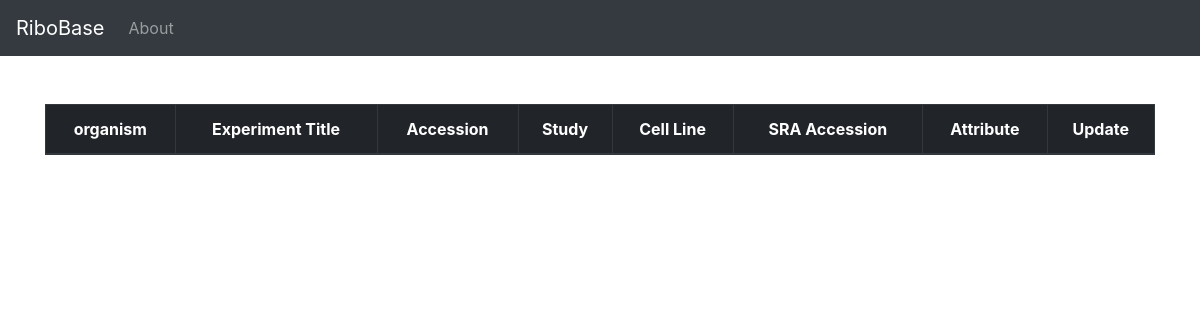
Before: /DataSearchPage/17 with the older database file.
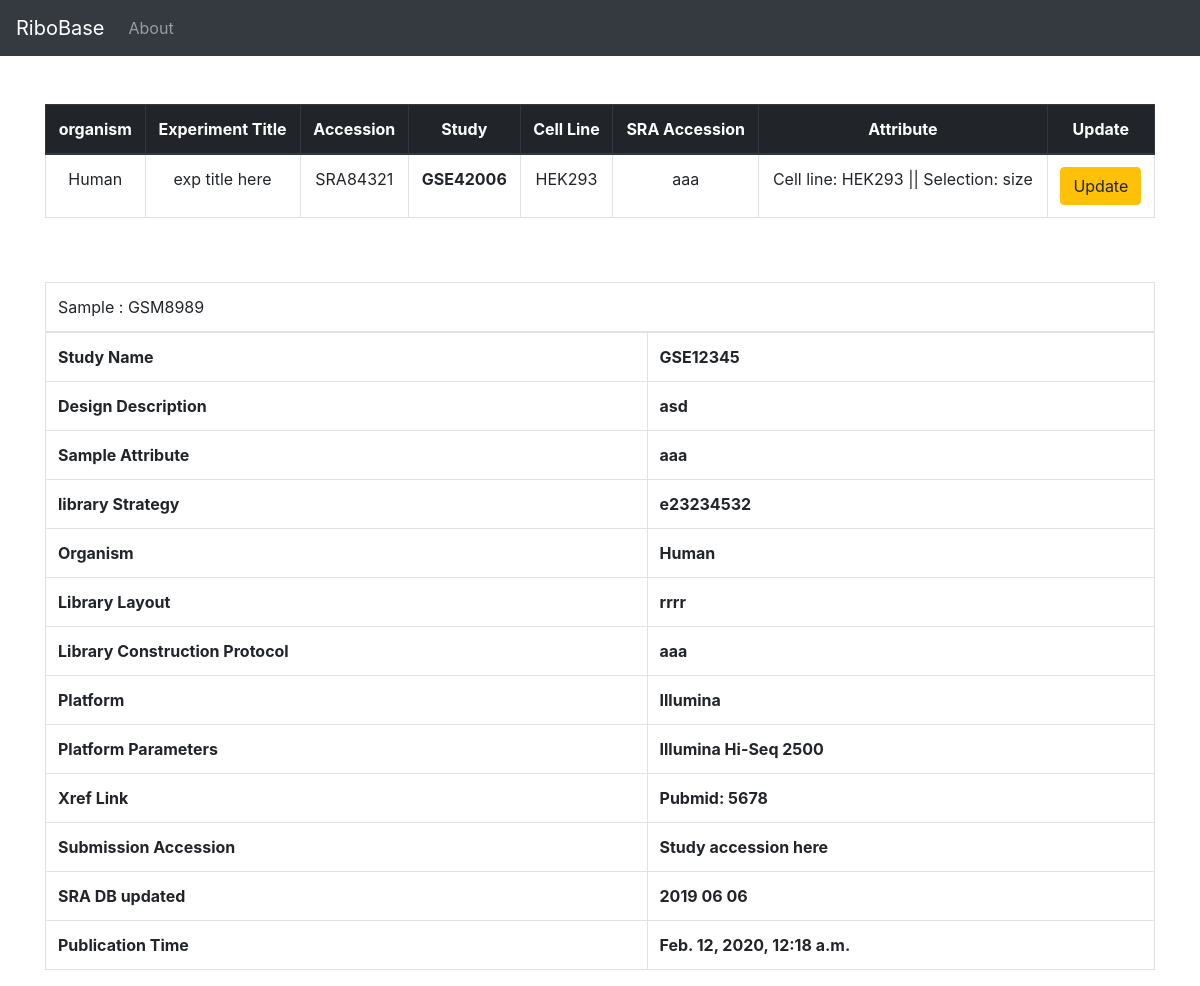
After: the same page with the newer database file.
### project/models.py (models this page shows, shortened)
class Experiment(models.Model):
    study = models.ForeignKey('Study',blank = False,on_delete = models.CASCADE,related_name="experiment")
    experiment_alias = models.CharField(max_length = 200,unique = True,blank = False)
    experiment_accession = models.CharField(max_length = 200,unique = True,blank = False)
    experiment_title = models.CharField(max_length = 200,blank = False)
    study_name = models.CharField(max_length = 200,blank = False)
    design_description = models.TextField(max_length = 200,blank = True)
    sample_accession = models.CharField(max_length = 200,blank = True)
    sample_attribute = models.TextField(max_length = 200,blank = True)
    library_strategy = models.CharField(max_length = 200,blank = True)
    library_layout = models.CharField(max_length = 200,blank = True)
    library_construction_protocol = models.TextField(max_length = 200,blank = True)
    platform = models.CharField(max_length = 200,blank = False)
    platform_parameters = models.CharField(max_length = 200,blank = False)
    xref_link = models.CharField(max_length = 200,blank = False)
    experiment_attribute = models.CharField(max_length = 200,blank = False)
    submission_accession = models.CharField(max_length = 200,blank = False)
    sradb_updated = models.CharField(max_length = 200,blank = False)
    organism = models.CharField(max_length = 200,blank = False)
    cell_line = models.CharField(max_length = 200,blank = False)
    experiment_file = models.FileField(blank = True,null = True)
    create_date = models.DateTimeField(auto_now_add = True)

class Study(models.Model):
    geo_accession = models.CharField( max_length = 50,unique = True,blank = False)
    study_accession = models.CharField(max_length = 50,unique = True,blank = False)
    study_title = models.CharField(max_length = 200,unique = False,blank = True)
    study_type = models.CharField(max_length = 100,unique = False,blank = True)
    study_abstract = models.TextField(blank = True)
    study_description = models.CharField(max_length = 200,unique = False,blank = True)
    xref_link = models.CharField(max_length = 200,unique = False,blank = True)
    submission_accession = models.CharField(max_length = 50,unique = False,blank = True)
    sradb_updated = models.CharField(max_length = 200,unique = False,blank = True)
    create_date = models.DateTimeField(auto_now_add = True)
    def __str__(self):
        return self.geo_accession

### project/views.py (the view)
# urls.py: path('DataSearchPage/<int:id>',views.DataSearchPage,name="DataSearchPage"),
def DataSearchPage(request,id):
    experiments = Experiment.objects.filter(id=id).all()
    return render(request,"DataSearchPage.html",{"experiments":experiments})

### templates/DataSearchPage.html
{% extends "layout.html" %}
{% block body %}
<br><br>
  <table class="table table-bordered table-hover">
    <thead class="thead-dark">
      <tr>
        <th scope="col"><center>organism</center></th>
        <th scope="col"><center>Experiment Title</center></th>
        <th scope="col"><center>Accession</center></th>
        <th scope="col"><center>Study</center></th>
        <th scope="col"><center>Cell Line</center></th>
        <th scope="col"><center>SRA Accession</center></th>
        <th scope="col"><center>Attribute</center></th>
        <th scope="col"><center>Update</center></th>
      </tr>
    </thead>
    <tbody>
    {% for experiment in experiments %}
    <tr>
      <td><center>{{experiment.organism}}</center></td>
      <td><center>{{experiment.experiment_title}}</center></td>
      <td><center>{{experiment.experiment_accession}}</center></td>
      <th><center>{{ experiment.study}}</center></th>
      <td><center>{{experiment.cell_line}}</center></td>
      <td><center>{{experiment.sample_accession}}</center></td>
      <td><center>{{experiment.experiment_attribute}}</center></td>
      <td><center><a href="/UpdateExperiment/{{experiment.id}}" class ="btn btn-warning">Update</center></td>
        </tr>
      {% endfor %}
    </tbody>
  </table>
  <br><br>
  <table class="table table-bordered table-hover">
    <thead class="thead-dark">
      {% for experiment in experiments %}
      <tr>
        <td colspan="5" >Sample : {{ experiment.experiment_alias}}</tdcolspan="2">
      </tr>
    </thead>
    <tbody>
      <tr>
            <th colspan="1">Study Name</th>
            <th colspan="5">{{ experiment.study_name}}</th>
      </tr>
      <tr>
        <th scope="col">Design Description</th>
        <th>{{ experiment.design_description }}</th>
      </tr>
      <tr>
        <th scope="col">Sample Attribute</th>
        <th>{{ experiment.sample_attribute}}</th>
      </tr>
      <tr>
        <th scope="col">library Strategy</th>
        <th>{{ experiment.library_strategy}}</th>
      </tr>
      <tr>
        <th scope="col">Organism</th>
        <th>{{ experiment.organism}}</th>
      </tr>
      <tr>
        <th scope="col">Library Layout</th>
        <th>{{ experiment.library_layout}}</th>
      </tr>
      <tr>
        <th scope="col">Library Construction Protocol</th>
        <th>{{ experiment.library_construction_protocol}}</th>
      </tr>
      <tr>
        <th scope="col">Platform</th>
        <th>{{ experiment.platform}}</th>
      </tr>
      <tr>
        <th scope="col">Platform Parameters</th>
        <th>{{ experiment.platform_parameters}}</th>
      </tr>
      <tr>
        <th scope="col">Xref Link</th>
        <th>{{ experiment.xref_link}}</th>
      </tr>
      <tr>
        <th scope="col">Submission Accession</th>
        <th>{{ experiment.submission_accession}}</th>
      </tr>
      <tr>
        <th scope="col">SRA DB updated</th>
        <th>{{ experiment.sradb_updated}}</th>
      </tr>
      <tr>
        <th scope="col">Publication Time</th>
        <th>{{experiment.create_date}}</th>
      </tr>
      {% endfor %}
    </tbody>
  </table>
{% endblock body %}

Changed rows visible on the page:
added Experiment: organism "Human", experiment_title "exp title here", experiment_accession "SRA84321", study "GSE42006", cell_line "HEK293", sample_accession "aaa", experiment_attribute "Cell line: HEK293 || Selection: size", experiment_alias "GSM8989", study_name "GSE12345", design_description "asd", sample_attribute "aaa", library_strategy "e23234532", library_layout "rrrr", library_construction_protocol "aaa", platform "Illumina", platform_parameters "Illumina Hi-Seq 2500", xref_link "Pubmid: 5678", submission_accession "Study accession here", sradb_updated "2019 06 06", create_date "Feb. 12, 2020, 12:18 a.m."
